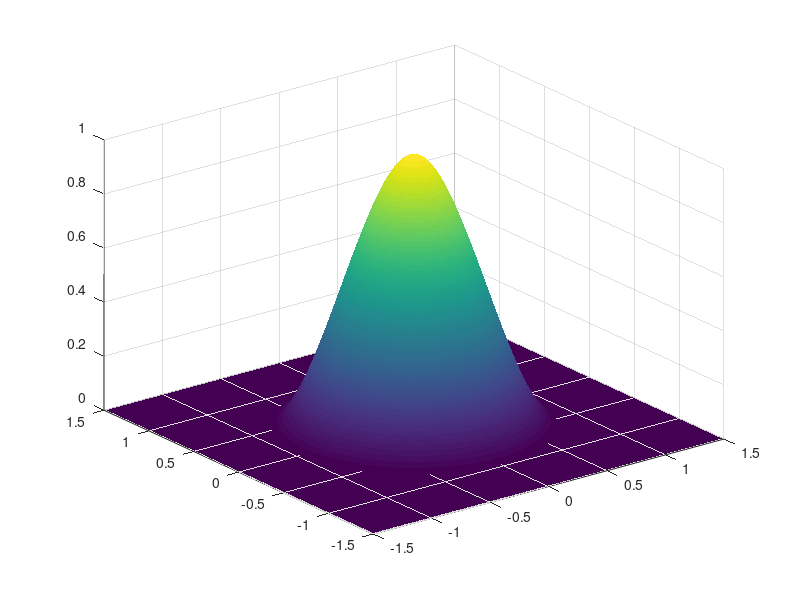

The MATLAB script that drew this image: (Note: this script raises an error after producing the figure.)
addpath('../../src/')
Nx = 512;
Ny = Nx;

L = 3;

grid.dx = L/Nx;
grid.dy = L/Ny;
grid.Nx = Nx;
grid.Ny = Ny;


cfl = 0.2;
v = 0.1

dt = cfl*grid.dx/v




cfl = v*dt/grid.dx

Tmax = 3/v

x = -L/2 + grid.dx/2:grid.dx:L/2-grid.dx/2;
y = -L/2 + grid.dy/2:grid.dy:L/2-grid.dy/2;

[X,Y] = ndgrid(x,y);

R = sqrt(X.^2 + Y.^2);

u_0 = (-3*R.^2 + 2*R.^3 + 1).*(X.^2 + Y.^2 < 1);

uwork = u_0;
surf(X,Y,u_0); shading flat

D1 = centered_diff_fourth(grid.Nx,grid.dx);

foo = v*D1*uwork;

% foo = upwind_corner(uwork,v,0,grid,dt);

% bar = v*(6*X.*(R-1)).*(X.^2 + Y.^2 < 1);
% 
% figure(1)
% surf(X,Y,foo); shading flat
% title('Computed')
% figure(2)
% surf(X,Y,bar); shading flat
% title('True')
% 
% discerr = abs(foo - bar);
% figure(3)
% surf(X,Y,discerr); shading flat
% title('Error')
% max(discerr(:))

udotgradc=@(c)(v*D1*c + v*c*D1');

for t = dt:dt:Tmax
    k1 = -udotgradc(uwork          );
    k2 = -udotgradc(uwork+0.5*dt*k1);
    k3 = -udotgradc(uwork+0.5*dt*k2);
    k4 = -udotgradc(uwork+    dt*k3); 
    uwork =uwork + dt*(k1+2*k2+2*k3+k4)/6;
    % surf(X,Y,uwork); shading flat
    % pause(0.0001)
end
error = abs(uwork - u_0);

surf(X,Y,error); shading flat
max(error(:))/max(u_0(:))


rmpath('../../src/')
